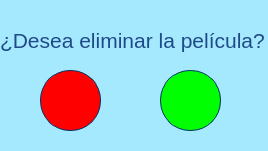
<?xml version="1.0" encoding="UTF-8"?>
<ui version="4.0">
 <class>confirmRemove</class>
 <widget class="QDialog" name="confirmRemove">
  <property name="geometry">
   <rect>
    <x>0</x>
    <y>0</y>
    <width>268</width>
    <height>151</height>
   </rect>
  </property>
  <property name="windowTitle">
   <string>Confirmación</string>
  </property>
  <property name="styleSheet">
   <string notr="true">background-color:rgb(165, 233, 255);</string>
  </property>
  <widget class="QLabel" name="label">
   <property name="geometry">
    <rect>
     <x>0</x>
     <y>10</y>
     <width>271</width>
     <height>61</height>
    </rect>
   </property>
   <property name="styleSheet">
    <string notr="true">background-color:rgb(165, 233, 255);</string>
   </property>
   <property name="text">
    <string>&lt;html&gt;&lt;head/&gt;&lt;body&gt;&lt;p&gt;&lt;span style=&quot; font-size:16pt; color:#204a87;&quot;&gt;¿Desea eliminar la película?&lt;/span&gt;&lt;/p&gt;&lt;/body&gt;&lt;/html&gt;</string>
   </property>
  </widget>
  <widget class="QPushButton" name="pushButton_3">
   <property name="geometry">
    <rect>
     <x>40</x>
     <y>70</y>
     <width>61</width>
     <height>61</height>
    </rect>
   </property>
   <property name="styleSheet">
    <string notr="true">border-style: solid;
border-width: 1px;
border-color: rgb(0, 51, 102);
background-color: rgb(255,0, 0);
color: rgb(255, 255, 255);
border-radius: 30px;
image: url(:/X/Cancelar.png);</string>
   </property>
   <property name="text">
    <string/>
   </property>
  </widget>
  <widget class="QPushButton" name="pushButton">
   <property name="geometry">
    <rect>
     <x>160</x>
     <y>70</y>
     <width>61</width>
     <height>61</height>
    </rect>
   </property>
   <property name="styleSheet">
    <string notr="true">border-style: solid;
border-width: 1px;
border-color: rgb(0, 51, 102);
background-color: rgb(0,255, 0);
color: rgb(255, 255, 255);
border-radius: 30px;
image: url(:/Pleca/Comprobar.png);</string>
   </property>
   <property name="text">
    <string/>
   </property>
  </widget>
 </widget>
 <resources>
  <include location="../Logos/Pleca.qrc"/>
  <include location="../Logos/X.qrc"/>
 </resources>
 <connections/>
</ui>
